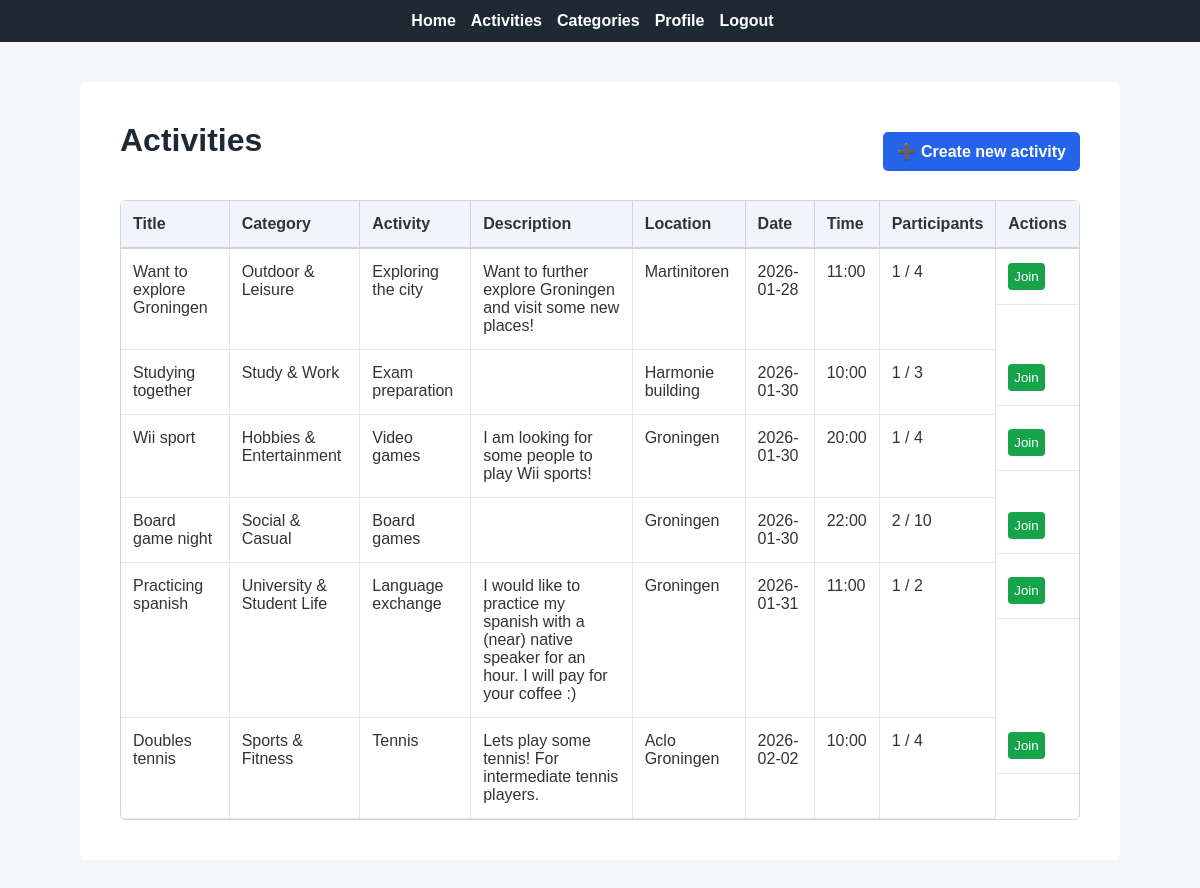
Page /activities (signed in) on the earlier database version.
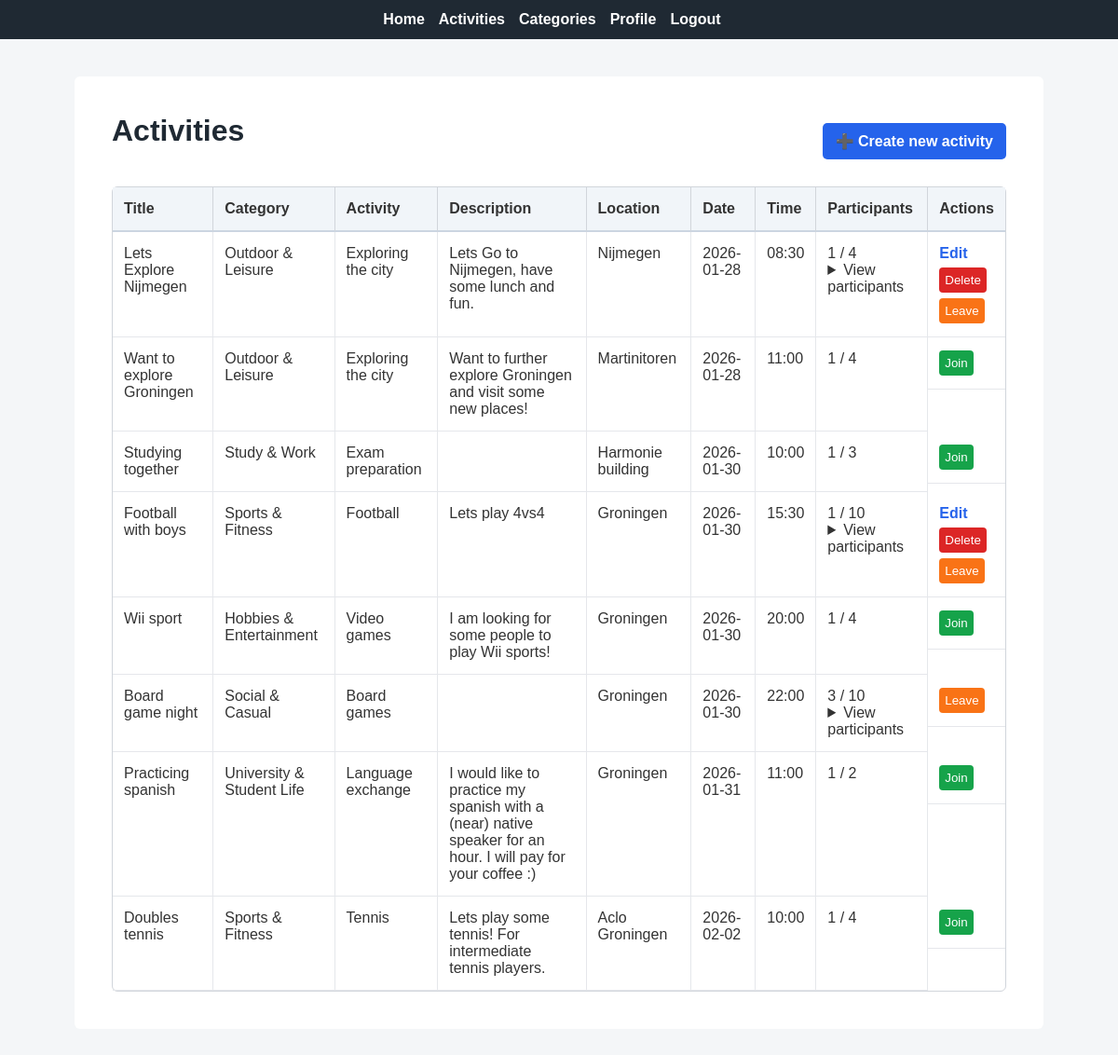
Same page on the later database version.
### app/models.py (models this page shows, shortened)
class PaginatedAPIMixin(object):
    @staticmethod
    def to_collection_dict(query, page, per_page, endpoint, **kwargs):
        resources = db.paginate(query, page=page, per_page=per_page,
                                error_out=False)
        data = {
            'items': [item.to_dict() for item in resources.items],
            '_meta': {
                'page': page,
                'per_page': per_page,
                'total_pages': resources.pages,
                'total_items': resources.total
            },
            '_links': {
                'self': url_for(endpoint, page=page, per_page=per_page,
                                **kwargs),
                'next': url_for(endpoint, page=page + 1, per_page=per_page,
                                **kwargs) if resources.has_next else None,
                'prev': url_for(endpoint, page=page - 1, per_page=per_page,
                                **kwargs) if resources.has_prev else None
            }
        }
        return data

class Activity(PaginatedAPIMixin, db.Model):
    __tablename__ = 'activities'
    id = db.Column(db.Integer, primary_key=True)
    title = db.Column(db.String(200), nullable=False)
    description = db.Column(db.Text)
    location = db.Column(db.String(255), nullable=False)
    activity_date = db.Column(db.Date, nullable=False)
    activity_time = db.Column(db.Time, nullable=False)
    max_participants = db.Column(db.Integer, default=10)
    creator_id = db.Column(db.Integer, db.ForeignKey('users.id'), nullable=False)
    category_id = db.Column(db.Integer, db.ForeignKey('categories.id'), nullable=False)
    activity_type_id = db.Column(db.Integer, db.ForeignKey('activity_types.id'), nullable=False)
    created_at = db.Column(db.DateTime, default=datetime.now(timezone.utc))
    updated_at = db.Column(db.DateTime, default=datetime.now(timezone.utc), onupdate=datetime.now(timezone.utc))
    creator = db.relationship('Users', backref='activities_created')
    category = db.relationship('Category', backref='activities')
    activity_type = db.relationship('ActivityType', backref='activities')
    def get_category(self):
        return Category.query.get(self.category_id)
    def get_activity_type(self):
        return ActivityType.query.get(self.activity_type_id)
    def get_participant_count(self):
        return ActivityParticipant.query.filter_by(activity_id=self.id).count()
    def is_full(self):
        return self.get_participant_count() >= self.max_participants
    def has_user_joined(self, user_id):
        return ActivityParticipant.query.filter_by(
            activity_id=self.id,
            user_id=user_id
        ).first() is not None
    def get_participants(self):
        participants = ActivityParticipant.query.filter_by(activity_id=self.id).all()
        return [participant.get_user() for participant in participants]

class Category(db.Model):
    __tablename__ = 'categories'
    id = db.Column(db.Integer, primary_key=True)
    name = db.Column(db.String(100), unique=True, nullable=False)
    description = db.Column(db.Text)
    created_at = db.Column(db.DateTime, default=datetime.now(timezone.utc))
    activity_types = db.relationship('ActivityType', backref='category', lazy='dynamic')

class ActivityType(db.Model):
    __tablename__ = 'activity_types'
    id = db.Column(db.Integer, primary_key=True)
    name = db.Column(db.String(100), nullable=False)
    category_id = db.Column(db.Integer, db.ForeignKey('categories.id'), nullable=False)
    created_at = db.Column(db.DateTime, default=datetime.now(timezone.utc))
    __table_args__ = (
        db.UniqueConstraint('name', 'category_id', name='unique_type_per_category'),
    )

### app/routes.py (the view)
@app.route("/activities")
@login_required
def activities():
    now = datetime.now()
    current_date = now.date()
    current_time = now.time()
    all_activities = Activity.query.all()
    activities = [
        activity for activity in all_activities
        if (activity.activity_date > current_date) or
           (activity.activity_date == current_date and activity.activity_time > current_time)
    ]
    activities.sort(key=lambda x: (x.activity_date, x.activity_time))
    return render_template("activities.html", activities=activities)

### app/models.py (called while the page is built)
@login.user_loader
def load_user(id):
    return db.session.get(Users, int(id))

    def get_user(self):
        return Users.query.get(self.user_id)

### app/routes.py (called while the page is built)
@app.before_request
def before_request():
    if current_user.is_authenticated:
        current_user.last_seen = datetime.now(timezone.utc)
        db.session.commit()

### app/templates/activities.html (shortened to what this page needs)
{% extends "base.html" %}
{% block content %}
<div class="activities-page">
    <div class="activities-header">
        <h1>Activities</h1>
        <a class="btn-create" href="{{ url_for('create_activity') }}">
            ➕ Create new activity
        </a>
    </div>
    {% if activities %}
    <table class="activities-table">
        <thead>
            <tr>
                <th>Title</th>
                <th>Category</th>
                <th>Activity</th>
                <th>Description</th>
                <th>Location</th>
                <th>Date</th>
                <th>Time</th>
                <th>Participants</th>
                <th>Actions</th>
            </tr>
        </thead>
        <tbody>
            {% for activity in activities %}
            <tr>
                <td>{{ activity.title }}</td>
                <td>{{ activity.get_category().name }}</td>
                <td>{{ activity.get_activity_type().name }}</td>
                <td>{{ activity.description }}</td>
                <td>{{ activity.location }}</td>
                <td>{{ activity.activity_date }}</td>
                <td>{{ activity.activity_time.strftime('%H:%M') }}</td>
                <td class="participants-cell">
                    {{ activity.get_participant_count() }} / {{ activity.max_participants }}
                    {% if activity.has_user_joined(current_user.id) and activity.get_participant_count() > 0 %}
                        <details class="participants-details">
                            <summary>View participants</summary>
                        </details>
                    {% endif %}
                </td>
                <td class="actions">
                    {% if activity.creator_id == current_user.id %}
                        <a href="{{ url_for('edit_activity', id=activity.id) }}" class="btn-edit">
                            Edit
                        </a>
                        <form method="POST" action="{{ url_for('delete_activity', id=activity.id) }}">
                            <button class="btn-delete" type="submit">Delete</button>
                        </form>
                    {% endif %}
                    {% if activity.has_user_joined(current_user.id) %}
                        <form method="POST" action="{{ url_for('leave_activity', id=activity.id) }}">
                            <button class="btn-leave" type="submit">Leave</button>
                        </form>
                    {% elif not activity.is_full() %}
                        <form method="POST" action="{{ url_for('join_activity', id=activity.id) }}">
                            <button class="btn-join" type="submit">Join</button>
                        </form>
                    {% else %}
                        <span class="full-label">Full</span>
                    {% endif %}
                </td>
            </tr>
            {% endfor %}
        </tbody>
    </table>
    {% else %}
        <p>No activities yet.</p>
    {% endif %}
</div>
{% endblock %}

Differences in the rows shown:
added Activity: title "Lets Explore Nijmegen", get_category "Outdoor & Leisure", get_activity_type "Exploring the city", description "Lets Go to Nijmegen, have some lunch and fun.", location "Nijmegen", activity_date "2026-01-28", activity_time "08:30", get_participant_count "1", max_participants "4"
added Activity: title "Football with boys", get_category "Sports & Fitness", get_activity_type "Football", description "Lets play 4vs4", location "Groningen", activity_date "2026-01-30", activity_time "15:30", get_participant_count "1", max_participants "10"
computed for Activity "Board game night": get_participant_count "2" → "3"; text "Join" → "View participants Leave"
